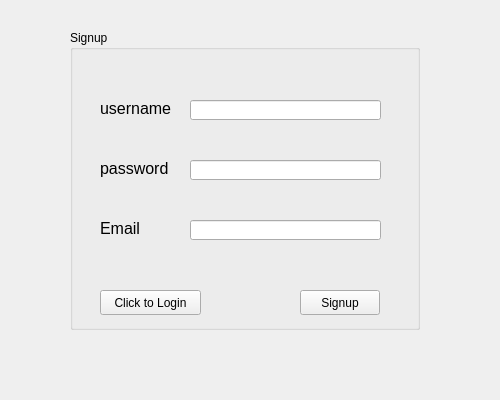
<?xml version="1.0" encoding="UTF-8"?>
<ui version="4.0">
 <class>signupScreen</class>
 <widget class="QWidget" name="signupScreen">
  <property name="geometry">
   <rect>
    <x>0</x>
    <y>0</y>
    <width>500</width>
    <height>400</height>
   </rect>
  </property>
  <property name="windowTitle">
   <string>Form</string>
  </property>
  <widget class="QGroupBox" name="groupBox">
   <property name="geometry">
    <rect>
     <x>70</x>
     <y>30</y>
     <width>350</width>
     <height>300</height>
    </rect>
   </property>
   <property name="title">
    <string>Signup</string>
   </property>
   <widget class="QPushButton" name="signupButton">
    <property name="geometry">
     <rect>
      <x>230</x>
      <y>260</y>
      <width>80</width>
      <height>25</height>
     </rect>
    </property>
    <property name="text">
     <string>Signup</string>
    </property>
   </widget>
   <widget class="QPushButton" name="goToLoginButton">
    <property name="geometry">
     <rect>
      <x>30</x>
      <y>260</y>
      <width>101</width>
      <height>25</height>
     </rect>
    </property>
    <property name="text">
     <string>Click to Login</string>
    </property>
   </widget>
   <widget class="QLabel" name="label_3">
    <property name="geometry">
     <rect>
      <x>30</x>
      <y>70</y>
      <width>81</width>
      <height>17</height>
     </rect>
    </property>
    <property name="font">
     <font>
      <pointsize>12</pointsize>
     </font>
    </property>
    <property name="text">
     <string>username</string>
    </property>
   </widget>
   <widget class="QLineEdit" name="usernameInput">
    <property name="geometry">
     <rect>
      <x>120</x>
      <y>70</y>
      <width>191</width>
      <height>20</height>
     </rect>
    </property>
   </widget>
   <widget class="QLabel" name="label_4">
    <property name="geometry">
     <rect>
      <x>30</x>
      <y>130</y>
      <width>81</width>
      <height>17</height>
     </rect>
    </property>
    <property name="font">
     <font>
      <pointsize>12</pointsize>
     </font>
    </property>
    <property name="text">
     <string>password</string>
    </property>
   </widget>
   <widget class="QLineEdit" name="passwordInput">
    <property name="geometry">
     <rect>
      <x>120</x>
      <y>130</y>
      <width>191</width>
      <height>20</height>
     </rect>
    </property>
   </widget>
   <widget class="QLabel" name="label_5">
    <property name="geometry">
     <rect>
      <x>30</x>
      <y>190</y>
      <width>81</width>
      <height>17</height>
     </rect>
    </property>
    <property name="font">
     <font>
      <pointsize>12</pointsize>
     </font>
    </property>
    <property name="text">
     <string>Email</string>
    </property>
   </widget>
   <widget class="QLineEdit" name="emailInput">
    <property name="geometry">
     <rect>
      <x>120</x>
      <y>190</y>
      <width>191</width>
      <height>20</height>
     </rect>
    </property>
   </widget>
  </widget>
 </widget>
 <resources/>
 <connections/>
</ui>
